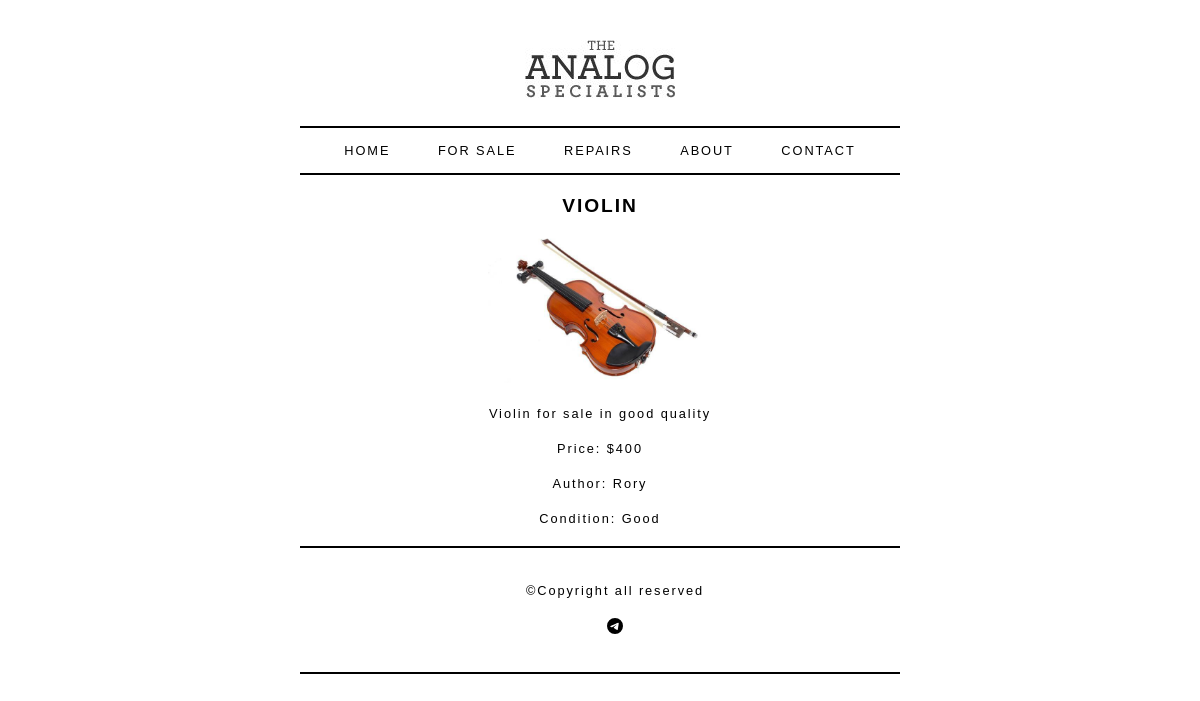
Page /sale/3/ on the committed database.
### main/models.py (models this page shows, shortened)
class Product(models.Model):
    class Status(models.TextChoices):
        GOOD = 'Good'
        BAD = 'Bad'
    title = models.CharField(max_length=50)
    image = models.ImageField(upload_to='products/%Y/%m/%d')
    description = models.TextField()
    price = models.PositiveIntegerField()
    author = models.CharField(max_length=20, blank=True, null=True)
    condition = models.CharField(max_length=4, choices=Status.choices, blank=True, null=True)
    class Meta:
        ordering = ['-id']

### main/views.py (the view)
# urls.py: path('sale/<pk>/', sale_detail, name='sale_detail'),
def sale_detail(request, pk):
    try:
        product = Product.objects.get(id=pk)
    except Product.DoesNotExist:
        return render(request, 'error/404.html')
    context = {
        'product':  product
    }
    return render(request, 'main/sale_detail.html', context)

### main/templates/main/sale_detail.html (shortened to what this page needs)
{% extends 'base.html' %}
{% load static %}
{% block content %}
    <div class="product">
        <h2>{{ product.title }}</h2>
        <img src="{{ product.image.url }}" alt="piano">
        <p>{{ product.description }}</p>
        <p>Price: ${{ product.price }}</p>
        <p>Author: {{ product.author }}</p>
        <p>Condition: {{ product.condition }}</p>
    </div>
{% endblock %}

### main/static/css/base.css (style rules this page uses)
body { font-size: 80%; font-family: 'Gill Sans', 'Gill Sans MT', Calibri, 'Trebuchet MS', sans-serif; letter-spacing: 0.15em; }
p { color: #000; width: 600px; margin: 20px auto 20px auto; font-weight: normal; }
.product { margin: 20px; text-align: center; }
.product img { width: 200; height: 150px; }
.product h2 { font-family: 'Gill Sans', 'Gill Sans MT', Calibri, 'Trebuchet MS', sans-serif; text-transform: uppercase; }

### rows in the picture
Product: title "VIOLIN", image (picture), description "Violin for sale in good quality", price "400", author "Rory", condition "Good"
